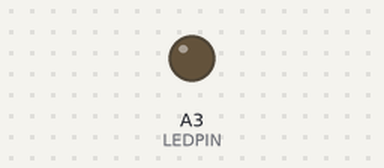
Simulated run of this program. Board: Arduino Micro, built with avr-gcc and run on an emulated ATmega32U4. Shown: output pins drawn as LEDs (lit = HIGH).

Above: at 0.4 s.
At 7.6 s:
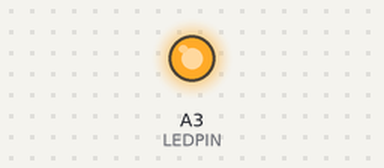
Timing chart, 0 to 9.2 s (numbered marks = the images above):
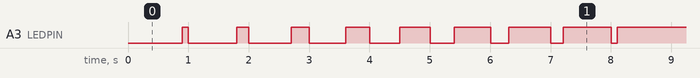

The program:

main.cpp
```cpp
// (licence header left out)
#include <pt.h>   // include protothread library

#define LEDPIN A3  // LEDPIN is a constant

static struct pt pt1, pt2; // each protothread needs one of these

void setup() {
  pinMode(LEDPIN, OUTPUT); // LED init
  PT_INIT(&pt1);  // initialise the two
  PT_INIT(&pt2);  // protothread variables
}

void toggleLED() {
  bool ledstate = digitalRead(LEDPIN); // get LED state
  ledstate ^= 1;   // toggle LED state using xor
  digitalWrite(LEDPIN, ledstate); // write inversed state back
}

/* This function toggles the LED after 'interval' ms passed */
static int protothread1(struct pt *pt, int interval) {
  static unsigned long timestamp = 0;
  PT_BEGIN(pt);
  while(1) { // never stop
    /* each time the function is called the second bool
    *  argument "millis() - timestamp > interval" is re-evaluated
    *  and if false the function exits after that. */
    PT_WAIT_UNTIL(pt, millis() - timestamp > interval );
    timestamp = millis(); // take a new timestamp
    toggleLED();
  }
  PT_END(pt);
}
/* exactly the same as the protothread1 function */
static int protothread2(struct pt *pt, int interval) {
  static unsigned long timestamp = 0;
  PT_BEGIN(pt);
  while(1) {
    PT_WAIT_UNTIL(pt, millis() - timestamp > interval );
    timestamp = millis();
    toggleLED();
  }
  PT_END(pt);
}

void loop() {
  protothread1(&pt1, 900); // schedule the two protothreads
  protothread2(&pt2, 1000); // by calling them infinitely
}
```

Measured:
- by itself, A3 (LEDPIN): LOW → HIGH at 0.90 s, → LOW 0.10 s later, → HIGH 0.80 s later, → LOW 0.20 s later, … (259 changes in this stretch)
- by itself, everything shown: repeats every 14.2 s, in 30 steps
